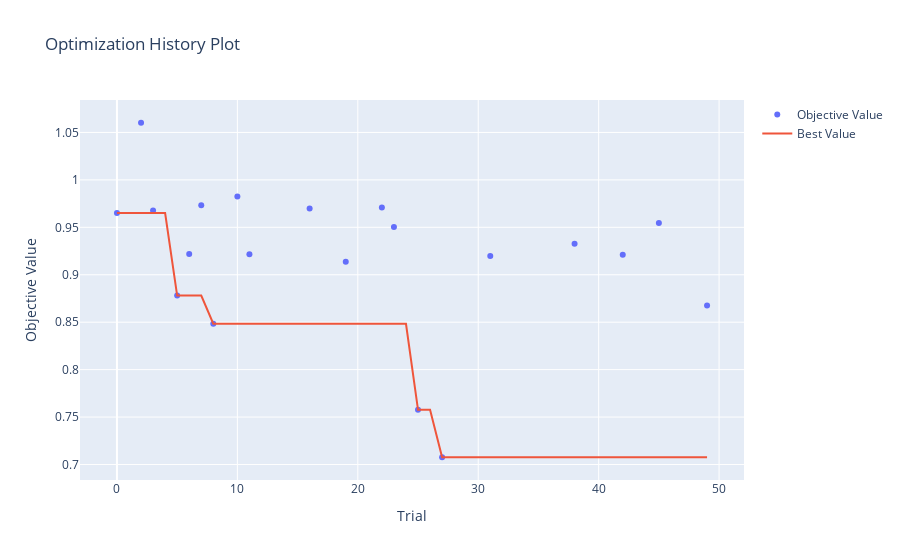
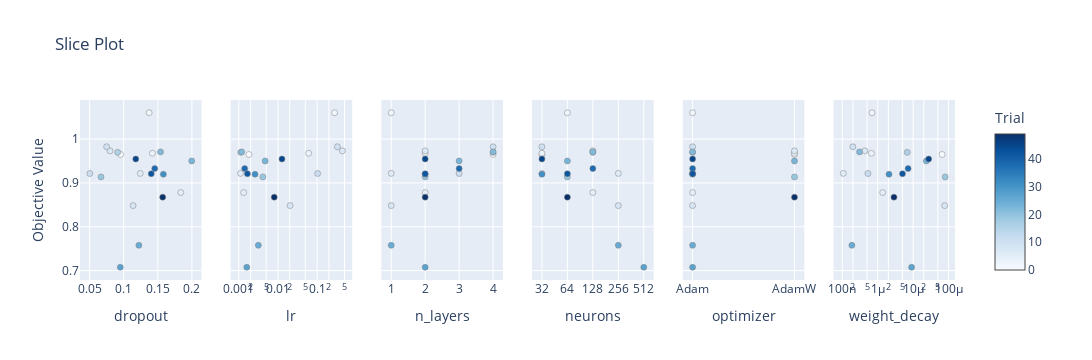
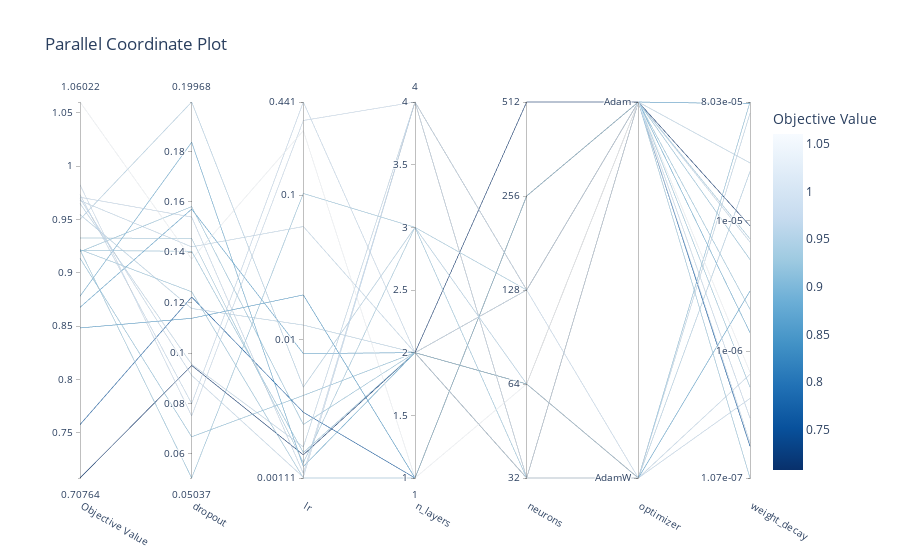
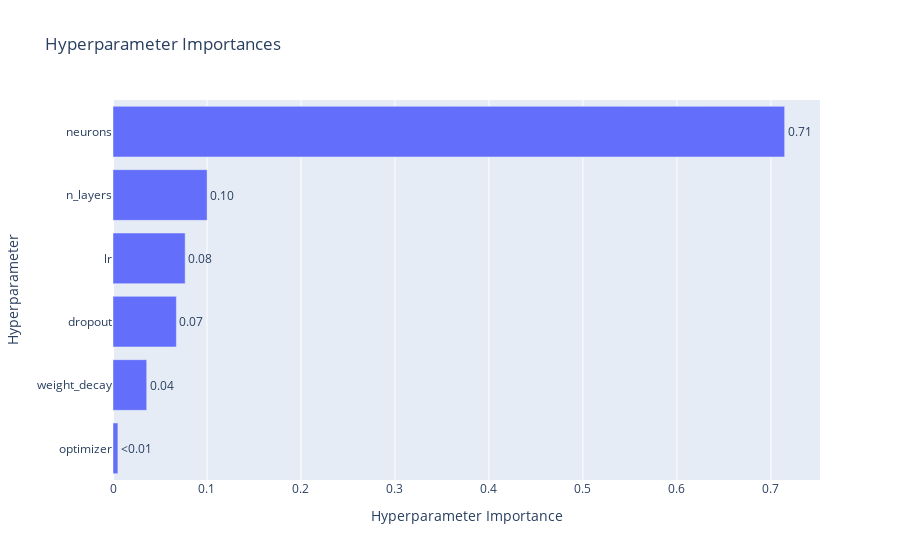

Notebook code for these charts, in order:
### Code cell
display(opt_vis.plot_optimization_history(study),
        opt_vis.plot_slice(study),
        opt_vis.plot_parallel_coordinate(study),
        opt_vis.plot_param_importances(study),
       )

### Figure 1 — Plotly figure (JSON) as saved in the notebook; plotly's stock layout.template omitted (floating-point values rounded to 4 significant figures)
{"data": [{"mode": "markers", "name": "Objective Value", "type": "scatter", "x": [0, 2, 3, 5, 6, 7, 8, 10, 11, 16, 19, 22, 23, 25, 27, 31, 38, 42, 45, 49], "y": [0.965, 1.06, 0.9678, 0.8781, 0.9218, 0.9733, 0.8483, 0.9826, 0.9216, 0.9698, 0.9138, 0.9709, 0.9502, 0.7577, 0.7076, 0.9198, 0.9327, 0.921, 0.9547, 0.8676]}, {"mode": "lines", "name": "Best Value", "type": "scatter", "x": [0, 1, 2, 3, 4, 5, 6, 7, 8, 9, 10, 11, 12, 13, 14, 15, 16, 17, 18, 19, 20, 21, 22, 23, 24, 25, 26, 27, 28, 29, 30, 31, 32, 33, 34, 35, 36, 37, 38, 39, 40, 41, 42, 43, 44, 45, 46, 47, 48, 49], "y": [0.965, 0.965, 0.965, 0.965, 0.965, 0.8781, 0.8781, 0.8781, 0.8483, 0.8483, 0.8483, 0.8483, 0.8483, 0.8483, 0.8483, 0.8483, 0.8483, 0.8483, 0.8483, 0.8483, 0.8483, 0.8483, 0.8483, 0.8483, 0.8483, 0.7577, 0.7577, 0.7076, 0.7076, 0.7076, 0.7076, 0.7076, 0.7076, 0.7076, 0.7076, 0.7076, 0.7076, 0.7076, 0.7076, 0.7076, 0.7076, 0.7076, 0.7076, 0.7076, 0.7076, 0.7076, 0.7076, 0.7076, 0.7076, 0.7076]}, {"marker": {"color": "#cccccc"}, "mode": "markers", "name": "Infeasible Trial", "showlegend": false, "type": "scatter", "x": [], "y": []}], "layout": {"autosize": true, "title": {"text": "Optimization History Plot"}, "xaxis": {"autorange": true, "range": [-2.975, 51.98], "title": {"text": "Trial"}, "type": "linear"}, "yaxis": {"autorange": true, "range": [0.6785, 1.089], "title": {"text": "Objective Value"}, "type": "linear"}}}

### Figure 2 — Plotly figure (JSON) as saved in the notebook; plotly's stock layout.template omitted (floating-point values rounded to 4 significant figures)
{"data": [{"marker": {"color": [0, 2, 3, 5, 6, 7, 8, 10, 11, 16, 19, 22, 23, 25, 27, 31, 38, 42, 45, 49], "colorbar": {"title": {"text": "Trial"}, "x": 1, "xpad": 40, "y": 0.5}, "colorscale": [[0, "rgb(247,251,255)"], [0.125, "rgb(222,235,247)"], [0.25, "rgb(198,219,239)"], [0.375, "rgb(158,202,225)"], [0.5, "rgb(107,174,214)"], [0.625, "rgb(66,146,198)"], [0.75, "rgb(33,113,181)"], [0.875, "rgb(8,81,156)"], [1, "rgb(8,48,107)"]], "line": {"color": "Grey", "width": 0.5}, "showscale": true}, "mode": "markers", "name": "Feasible Trial", "showlegend": false, "type": "scatter", "x": [0.09552, 0.1373, 0.1422, 0.1837, 0.1243, 0.07993, 0.1138, 0.07499, 0.05037, 0.09113, 0.06673, 0.154, 0.1997, 0.1222, 0.09506, 0.1581, 0.1455, 0.1404, 0.1177, 0.1571], "xaxis": "x", "y": [0.965, 1.06, 0.9678, 0.8781, 0.9218, 0.9733, 0.8483, 0.9826, 0.9216, 0.9698, 0.9138, 0.9709, 0.9502, 0.7577, 0.7076, 0.9198, 0.9327, 0.921, 0.9547, 0.8676], "yaxis": "y"}, {"marker": {"color": [0, 2, 3, 5, 6, 7, 8, 10, 11, 16, 19, 22, 23, 25, 27, 31, 38, 42, 45, 49], "colorbar": {"title": {"text": "Trial"}, "x": 1, "xpad": 40}, "colorscale": [[0, "rgb(247,251,255)"], [0.125, "rgb(222,235,247)"], [0.25, "rgb(198,219,239)"], [0.375, "rgb(158,202,225)"], [0.5, "rgb(107,174,214)"], [0.625, "rgb(66,146,198)"], [0.75, "rgb(33,113,181)"], [0.875, "rgb(8,81,156)"], [1, "rgb(8,48,107)"]], "line": {"color": "Grey", "width": 0.5}, "showscale": false}, "mode": "markers", "name": "Feasible Trial", "showlegend": false, "type": "scatter", "x": [0.001814, 0.2794, 0.06068, 0.001327, 0.001105, 0.4412, 0.02042, 0.3288, 0.1028, 0.001119, 0.004116, 0.001188, 0.004698, 0.003149, 0.001597, 0.002592, 0.001412, 0.001657, 0.01263, 0.008024], "xaxis": "x2", "y": [0.965, 1.06, 0.9678, 0.8781, 0.9218, 0.9733, 0.8483, 0.9826, 0.9216, 0.9698, 0.9138, 0.9709, 0.9502, 0.7577, 0.7076, 0.9198, 0.9327, 0.921, 0.9547, 0.8676], "yaxis": "y2"}, {"marker": {"color": [0, 2, 3, 5, 6, 7, 8, 10, 11, 16, 19, 22, 23, 25, 27, 31, 38, 42, 45, 49], "colorbar": {"title": {"text": "Trial"}, "x": 1, "xpad": 40}, "colorscale": [[0, "rgb(247,251,255)"], [0.125, "rgb(222,235,247)"], [0.25, "rgb(198,219,239)"], [0.375, "rgb(158,202,225)"], [0.5, "rgb(107,174,214)"], [0.625, "rgb(66,146,198)"], [0.75, "rgb(33,113,181)"], [0.875, "rgb(8,81,156)"], [1, "rgb(8,48,107)"]], "line": {"color": "Grey", "width": 0.5}, "showscale": false}, "mode": "markers", "name": "Feasible Trial", "showlegend": false, "type": "scatter", "x": [4, 1, 2, 2, 1, 2, 1, 4, 3, 4, 2, 4, 3, 1, 2, 2, 3, 2, 2, 2], "xaxis": "x3", "y": [0.965, 1.06, 0.9678, 0.8781, 0.9218, 0.9733, 0.8483, 0.9826, 0.9216, 0.9698, 0.9138, 0.9709, 0.9502, 0.7577, 0.7076, 0.9198, 0.9327, 0.921, 0.9547, 0.8676], "yaxis": "y3"}, {"marker": {"color": [0, 2, 3, 5, 6, 7, 8, 10, 11, 16, 19, 22, 23, 25, 27, 31, 38, 42, 45, 49], "colorbar": {"title": {"text": "Trial"}, "x": 1, "xpad": 40}, "colorscale": [[0, "rgb(247,251,255)"], [0.125, "rgb(222,235,247)"], [0.25, "rgb(198,219,239)"], [0.375, "rgb(158,202,225)"], [0.5, "rgb(107,174,214)"], [0.625, "rgb(66,146,198)"], [0.75, "rgb(33,113,181)"], [0.875, "rgb(8,81,156)"], [1, "rgb(8,48,107)"]], "line": {"color": "Grey", "width": 0.5}, "showscale": false}, "mode": "markers", "name": "Feasible Trial", "showlegend": false, "type": "scatter", "x": [32, 64, 32, 128, 256, 128, 256, 32, 32, 128, 64, 128, 64, 256, 512, 32, 128, 64, 32, 64], "xaxis": "x4", "y": [0.965, 1.06, 0.9678, 0.8781, 0.9218, 0.9733, 0.8483, 0.9826, 0.9216, 0.9698, 0.9138, 0.9709, 0.9502, 0.7577, 0.7076, 0.9198, 0.9327, 0.921, 0.9547, 0.8676], "yaxis": "y4"}, {"marker": {"color": [0, 2, 3, 5, 6, 7, 8, 10, 11, 16, 19, 22, 23, 25, 27, 31, 38, 42, 45, 49], "colorbar": {"title": {"text": "Trial"}, "x": 1, "xpad": 40}, "colorscale": [[0, "rgb(247,251,255)"], [0.125, "rgb(222,235,247)"], [0.25, "rgb(198,219,239)"], [0.375, "rgb(158,202,225)"], [0.5, "rgb(107,174,214)"], [0.625, "rgb(66,146,198)"], [0.75, "rgb(33,113,181)"], [0.875, "rgb(8,81,156)"], [1, "rgb(8,48,107)"]], "line": {"color": "Grey", "width": 0.5}, "showscale": false}, "mode": "markers", "name": "Feasible Trial", "showlegend": false, "type": "scatter", "x": ["AdamW", "Adam", "AdamW", "Adam", "Adam", "AdamW", "Adam", "Adam", "Adam", "Adam", "AdamW", "Adam", "AdamW", "Adam", "Adam", "Adam", "Adam", "Adam", "Adam", "AdamW"], "xaxis": "x5", "y": [0.965, 1.06, 0.9678, 0.8781, 0.9218, 0.9733, 0.8483, 0.9826, 0.9216, 0.9698, 0.9138, 0.9709, 0.9502, 0.7577, 0.7076, 0.9198, 0.9327, 0.921, 0.9547, 0.8676], "yaxis": "y5"}, {"marker": {"color": [0, 2, 3, 5, 6, 7, 8, 10, 11, 16, 19, 22, 23, 25, 27, 31, 38, 42, 45, 49], "colorbar": {"title": {"text": "Trial"}, "x": 1, "xpad": 40}, "colorscale": [[0, "rgb(247,251,255)"], [0.125, "rgb(222,235,247)"], [0.25, "rgb(198,219,239)"], [0.375, "rgb(158,202,225)"], [0.5, "rgb(107,174,214)"], [0.625, "rgb(66,146,198)"], [0.75, "rgb(33,113,181)"], [0.875, "rgb(8,81,156)"], [1, "rgb(8,48,107)"]], "line": {"color": "Grey", "width": 0.5}, "showscale": false}, "mode": "markers", "name": "Feasible Trial", "showlegend": false, "type": "scatter", "x": [6.582e-05, 6.899e-07, 6.641e-07, 1.383e-06, 1.069e-07, 4.337e-07, 7.782e-05, 1.992e-07, 5.295e-07, 6.818e-06, 8.034e-05, 3.07e-07, 2.36e-05, 1.871e-07, 9.063e-06, 2.085e-06, 7.208e-06, 5.013e-06, 2.748e-05, 2.878e-06], "xaxis": "x6", "y": [0.965, 1.06, 0.9678, 0.8781, 0.9218, 0.9733, 0.8483, 0.9826, 0.9216, 0.9698, 0.9138, 0.9709, 0.9502, 0.7577, 0.7076, 0.9198, 0.9327, 0.921, 0.9547, 0.8676], "yaxis": "y6"}], "layout": {"height": 360, "title": {"text": "Slice Plot"}, "width": 1800, "xaxis": {"anchor": "y", "autorange": true, "domain": [0, 0.1389], "range": [0.03881, 0.2112], "title": {"text": "dropout"}, "type": "linear"}, "xaxis2": {"anchor": "y2", "autorange": true, "domain": [0.1722, 0.3111], "range": [-3.158, -0.1539], "title": {"text": "lr"}, "type": "log"}, "xaxis3": {"anchor": "y3", "autorange": true, "domain": [0.3444, 0.4833], "range": [0.7676, 4.232], "title": {"text": "n_layers"}, "type": "linear"}, "xaxis4": {"anchor": "y4", "autorange": true, "categoryarray": [32, 64, 128, 256, 512], "categoryorder": "array", "domain": [0.5167, 0.6556], "range": [-0.3098, 4.31], "title": {"text": "neurons"}, "type": "category"}, "xaxis5": {"anchor": "y5", "autorange": true, "categoryarray": ["Adam", "AdamW"], "categoryorder": "array", "domain": [0.6889, 0.8278], "range": [-0.07746, 1.077], "title": {"text": "optimizer"}, "type": "category"}, "xaxis6": {"anchor": "y6", "autorange": true, "domain": [0.8611, 1], "range": [-7.194, -3.872], "title": {"text": "weight_decay"}, "type": "log"}, "yaxis": {"anchor": "x", "autorange": true, "domain": [0, 1], "range": [0.6785, 1.089], "title": {"text": "Objective Value"}, "type": "linear"}, "yaxis2": {"anchor": "x2", "autorange": true, "domain": [0, 1], "matches": "y", "range": [0.6785, 1.089], "showticklabels": false, "type": "linear"}, "yaxis3": {"anchor": "x3", "autorange": true, "domain": [0, 1], "matches": "y", "range": [0.6785, 1.089], "showticklabels": false, "type": "linear"}, "yaxis4": {"anchor": "x4", "autorange": true, "domain": [0, 1], "matches": "y", "range": [0.6785, 1.089], "showticklabels": false, "type": "linear"}, "yaxis5": {"anchor": "x5", "autorange": true, "domain": [0, 1], "matches": "y", "range": [0.6785, 1.089], "showticklabels": false, "type": "linear"}, "yaxis6": {"anchor": "x6", "autorange": true, "domain": [0, 1], "matches": "y", "range": [0.6785, 1.089], "showticklabels": false, "type": "linear"}}}

### Figure 3 — Plotly figure (JSON) as saved in the notebook; plotly's stock layout.template omitted (floating-point values rounded to 4 significant figures)
{"data": [{"dimensions": [{"label": "Objective Value", "range": [0.7076, 1.06], "values": [0.965, 0.9678, 0.9826, 0.9216, 0.9198, 0.9547, 1.06, 0.9138, 0.9502, 0.921, 0.8676, 0.8781, 0.9733, 0.9698, 0.9709, 0.9327, 0.9218, 0.8483, 0.7577, 0.7076]}, {"label": "dropout", "range": [0.05037, 0.1997], "values": [0.09552, 0.1422, 0.07499, 0.05037, 0.1581, 0.1177, 0.1373, 0.06673, 0.1997, 0.1404, 0.1571, 0.1837, 0.07993, 0.09113, 0.154, 0.1455, 0.1243, 0.1138, 0.1222, 0.09506]}, {"label": "lr", "range": [-2.957, -0.3553], "ticktext": ["0.00111", "0.01", "0.1", "0.441"], "tickvals": [-2.957, -2, -1, -0.3553], "values": [-2.741, -1.217, -0.4831, -0.9881, -2.586, -1.899, -0.5538, -2.385, -2.328, -2.781, -2.096, -2.877, -0.3553, -2.951, -2.925, -2.85, -2.957, -1.69, -2.502, -2.797]}, {"label": "n_layers", "range": [1, 4], "values": [4, 2, 4, 3, 2, 2, 1, 2, 3, 2, 2, 2, 2, 4, 4, 3, 1, 1, 1, 2]}, {"label": "neurons", "range": [0, 4], "ticktext": ["32", "64", "128", "256", "512"], "tickvals": [0, 1, 2, 3, 4], "values": [0, 0, 0, 0, 0, 0, 1, 1, 1, 1, 1, 2, 2, 2, 2, 2, 3, 3, 3, 4]}, {"label": "optimizer", "range": [0, 1], "ticktext": ["AdamW", "Adam"], "tickvals": [0, 1], "values": [0, 0, 1, 1, 1, 1, 1, 0, 0, 1, 0, 1, 0, 1, 1, 1, 1, 1, 1, 1]}, {"label": "weight_decay", "range": [-6.971, -4.095], "ticktext": ["1.07e-07", "1e-06", "1e-05", "8.03e-05"], "tickvals": [-6.971, -6, -5, -4.095], "values": [-4.182, -6.178, -6.701, -6.276, -5.681, -4.561, -6.161, -4.095, -4.627, -5.3, -5.541, -5.859, -6.363, -5.166, -6.513, -5.142, -6.971, -4.109, -6.728, -5.043]}], "labelangle": 30, "labelside": "bottom", "line": {"color": [0.965, 0.9678, 0.9826, 0.9216, 0.9198, 0.9547, 1.06, 0.9138, 0.9502, 0.921, 0.8676, 0.8781, 0.9733, 0.9698, 0.9709, 0.9327, 0.9218, 0.8483, 0.7577, 0.7076], "colorbar": {"title": {"text": "Objective Value"}}, "colorscale": [[0, "rgb(247,251,255)"], [0.125, "rgb(222,235,247)"], [0.25, "rgb(198,219,239)"], [0.375, "rgb(158,202,225)"], [0.5, "rgb(107,174,214)"], [0.625, "rgb(66,146,198)"], [0.75, "rgb(33,113,181)"], [0.875, "rgb(8,81,156)"], [1, "rgb(8,48,107)"]], "reversescale": true, "showscale": true}, "type": "parcoords"}], "layout": {"autosize": true, "title": {"text": "Parallel Coordinate Plot"}}}

### Figure 4 — Plotly figure (JSON) as saved in the notebook; plotly's stock layout.template omitted (floating-point values rounded to 4 significant figures)
{"data": [{"cliponaxis": false, "hovertemplate": ["optimizer (CategoricalDistribution): 0.005202326698115526<extra></extra>", "weight_decay (FloatDistribution): 0.03586028085117616<extra></extra>", "dropout (FloatDistribution): 0.06742031273711328<extra></extra>", "lr (FloatDistribution): 0.07677255243558596<extra></extra>", "n_layers (IntDistribution): 0.1001425676073705<extra></extra>", "neurons (CategoricalDistribution): 0.7146019596706387<extra></extra>"], "name": "Objective Value", "orientation": "h", "text": ["<0.01", "0.04", "0.07", "0.08", "0.10", "0.71"], "textposition": "outside", "type": "bar", "x": [0.005202, 0.03586, 0.06742, 0.07677, 0.1001, 0.7146], "y": ["optimizer", "weight_decay", "dropout", "lr", "n_layers", "neurons"]}], "layout": {"autosize": true, "title": {"text": "Hyperparameter Importances"}, "xaxis": {"autorange": true, "range": [0, 0.7522], "title": {"text": "Hyperparameter Importance"}, "type": "linear"}, "yaxis": {"autorange": true, "range": [-0.5, 5.5], "title": {"text": "Hyperparameter"}, "type": "category"}}}
